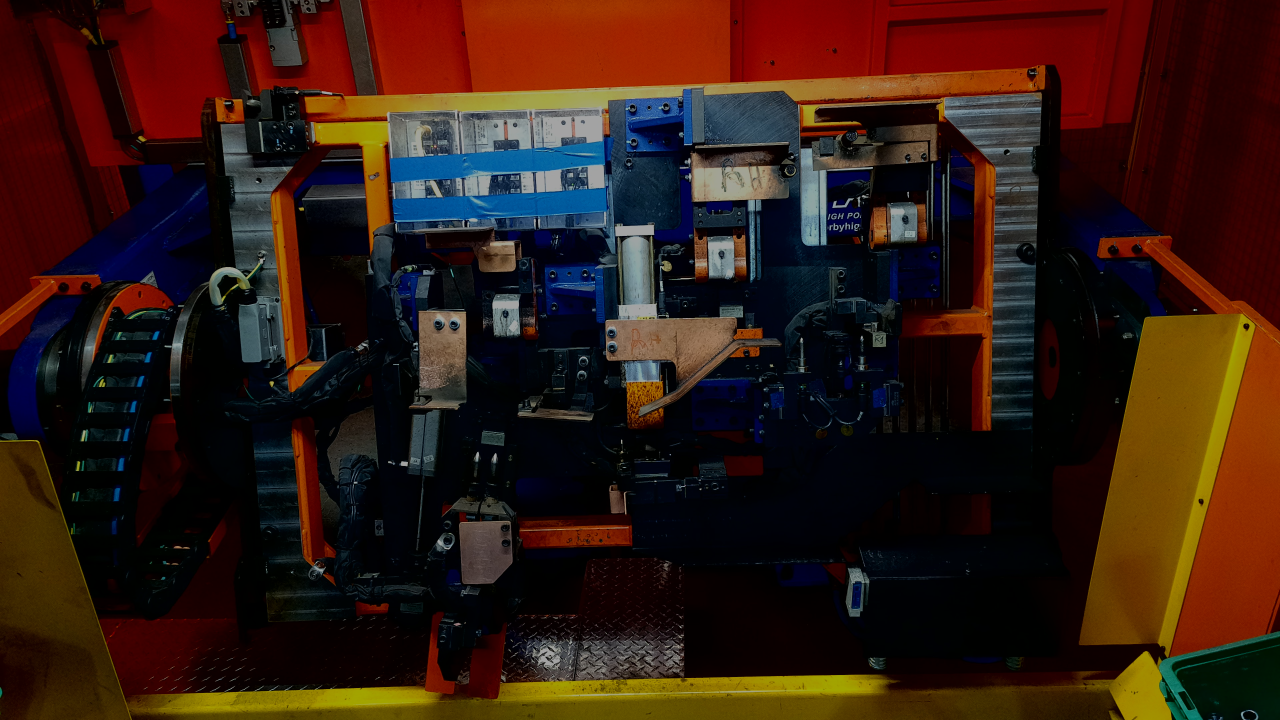
#> input picture TESTS/NONE/NONE1.jpg, 3840 x 2160 px, given in place of PXL_20230210_210347789.mp4, which was not available (shown at 1/3 size)
$ python ObjectDetectionContourVideo.py
#> lines starting #> are read from the running program, lines starting #| are printed output that depends on the picture; after the words box and inside, x2 and y2 are one past the last pixel; in counts of white or black regions, pixels touching at a corner belong together; pictures that were not available may be replaced by others from this repository, and a replacement may not be noted
import cv2
import numpy as np
import matplotlib.pyplot as plt

#Load video
video = cv2.VideoCapture('PXL_20230210_210347789.mp4')
#Array of numerical co-efficents for pixels in an image. None is default 3x3 size.
kernel = None

#Initialize background object
#Detect shadows seperates entities from their shadows so objects with overlapping shadows do not count as 1, is not visual.
BackgroundObject = cv2.createBackgroundSubtractorMOG2(detectShadows = True)

while(video.isOpened()):
    ret, frame = video.read()
#> frame is the input picture: shape (2160, 3840, 3); mean B, G, R 18.3, 27, 50.1
    if not ret:
        break
    else:
        #Apply the background object on the frame to get the segmented mask.
        fgmask = BackgroundObject.apply(frame)
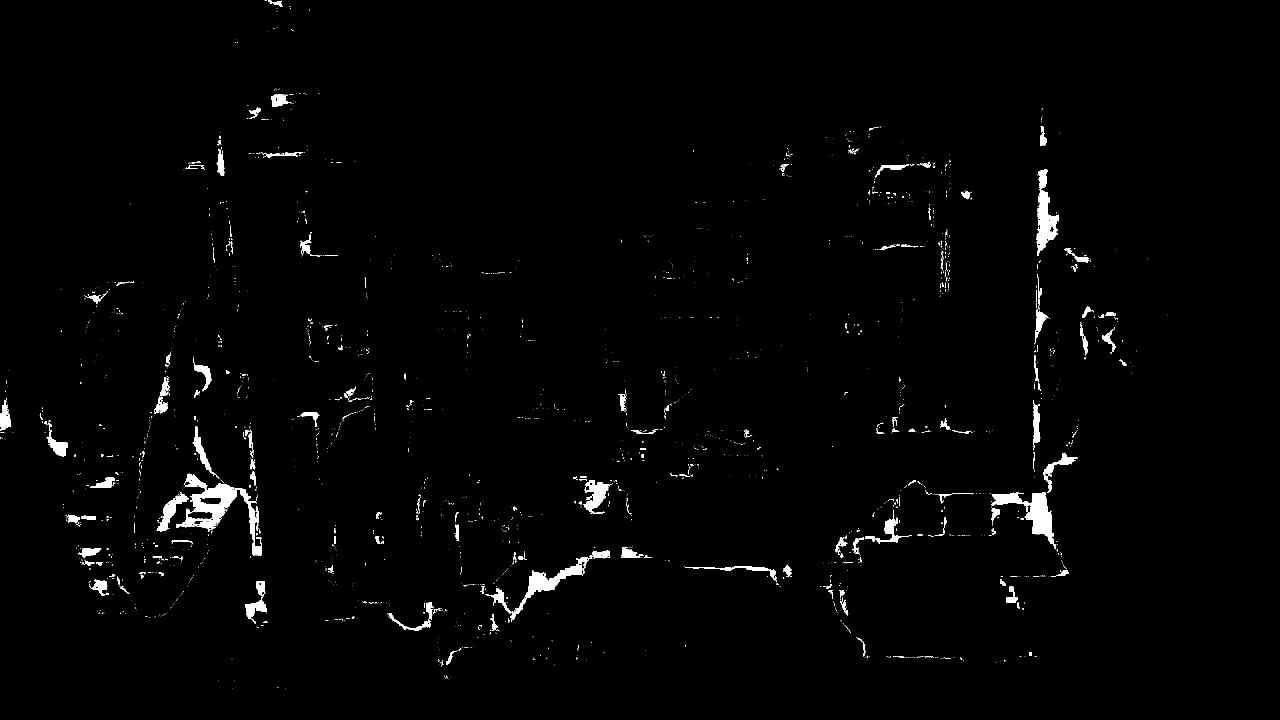
#> fgmask: shape (2160, 3840) (shown at 1/3 size); values 127 (black) and 255 (white), 1.3% white; 2633 white regions (2372 under 20 px), largest, box (x1, y1, x2, y2) and area: (528, 1420, 786, 1668) 14320, (2975, 1476, 3168, 1648) 9647, (3110, 508, 3178, 768) 7500

        #Since shadows are masked as grey and objects as white. We can set threshold to ignore grey.
        _ , fgmask = cv2.threshold(fgmask, 300, 455, cv2.THRESH_BINARY)
#> fgmask: shape (2160, 3840); every value is 0

        #Dilation increases white area of figures
        #Erode increases black area of mask
        fgmask = cv2.erode(fgmask, kernel, iterations = 1)
        fgmask = cv2.dilate(fgmask, kernel, iterations = 2)

        #Define Contours
        contours, _ = cv2.findContours(fgmask, cv2. RETR_EXTERNAL, cv2.CHAIN_APPROX_SIMPLE)
#> contours = []

        #Input boxes around objects
        frameCopy = frame.copy()

        for cnt in contours:

        #Raise threshold detection area
            if cv2.contourArea(cnt) > 10000:

                # Retrieve the bounding box coordinates from the contour.
                x, y, width, height = cv2.boundingRect(cnt)

                # Draw a bounding box.
                cv2.rectangle(frameCopy, (x , y), (x + width, y + height),(0, 0, 255), 2)

                # Write Detected near the bounding box drawn.
                cv2.putText(frameCopy, 'Object Detected', (x, y-10), cv2.FONT_HERSHEY_SIMPLEX, 0.3, (0,255,0), 1, cv2.LINE_AA)
#> this loop made 0 passes

        # Extract the foreground from the frame using the segmented mask.
        foregroundPart = cv2.bitwise_and(frame, frame, mask=fgmask)
#> foregroundPart: shape (2160, 3840, 3); every value is 0

        # Stack the original frame, extracted foreground, and annotated frame.
        stacked = np.hstack((frame, foregroundPart, frameCopy))
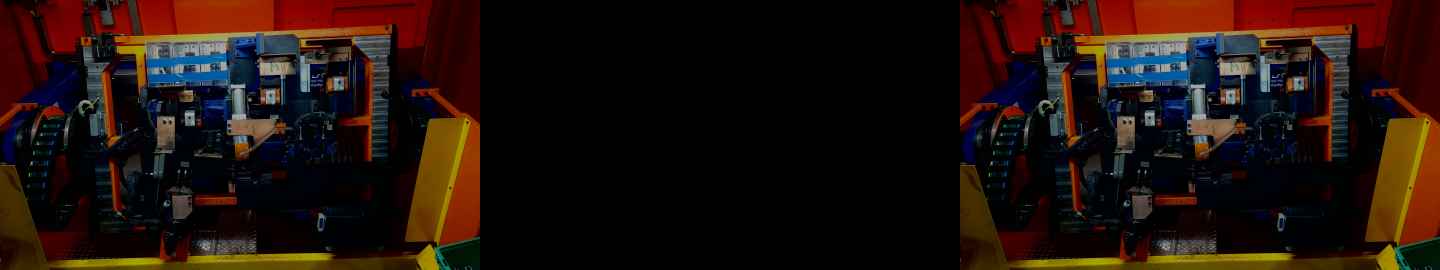
#> stacked: shape (2160, 11520, 3) (shown at 1/8 size); mean B, G, R 12.2, 18, 33.4

        # Display the stacked image with an appropriate title.
        cv2.imshow('Original Frame, Extracted Foreground and Detected Object', cv2.resize(stacked, None, fx=0.5, fy=0.5))
        #cv2.imshow('initial Mask', initialMask)
        #cv2.imshow('Noisy Mask', noisymask)
        #cv2.imshow('Clean Mask', fgmask)

        if cv2.waitKey(25) & 0xFF == ord('q'):
#> (key q is pressed here)
            break

video.release()
cv2.destroyAllWindows()

$ run again, on TESTS/NONE/NONE4.jpg
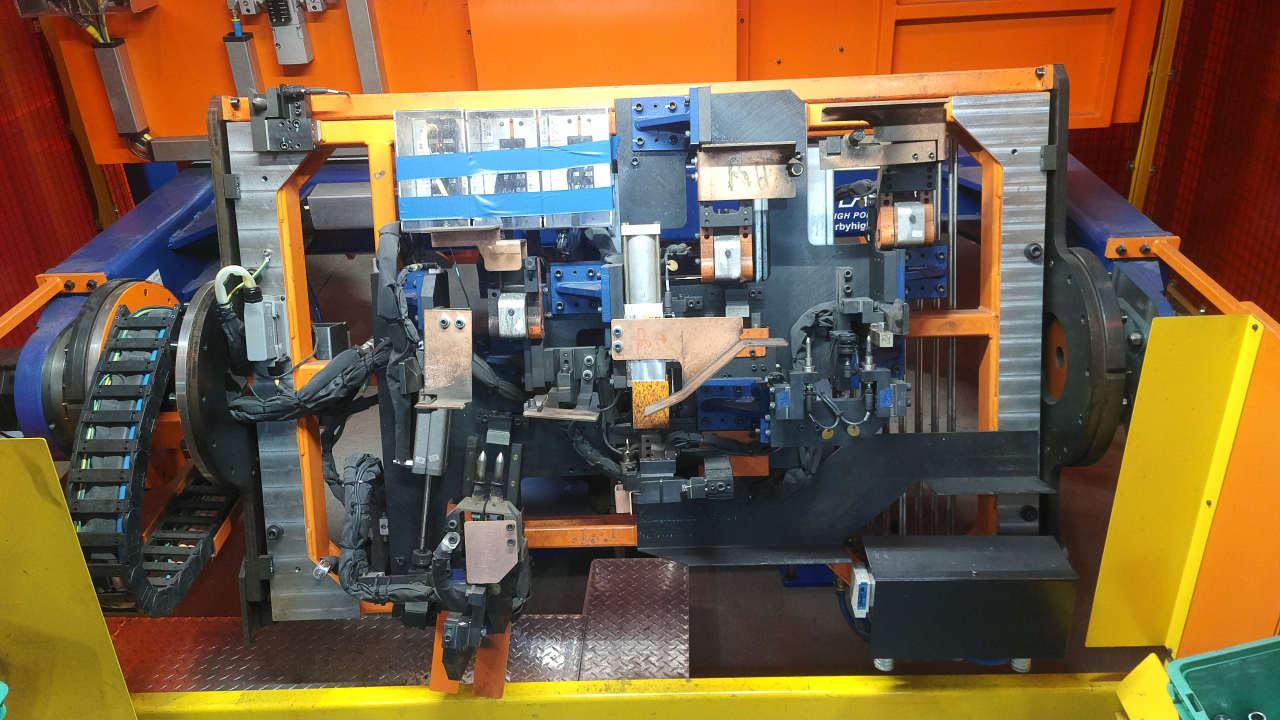
#> input picture TESTS/NONE/NONE4.jpg, 3840 x 2160 px, given in place of PXL_20230210_210347789.mp4, which was not available (shown at 1/3 size)
#> frame is the input picture: shape (2160, 3840, 3); mean B, G, R 67.9, 96.2, 119.6
#> contours = []
#> foregroundPart: shape (2160, 3840, 3); every value is 0
#> `stacked = np.hstack((frame, foregroundPart, frameCopy))`:
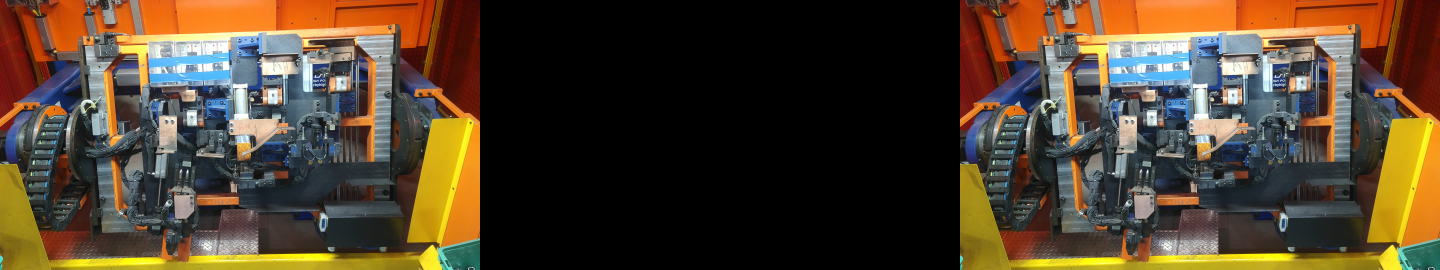
#> stacked: shape (2160, 11520, 3) (shown at 1/8 size); mean B, G, R 45.3, 64.1, 79.7
